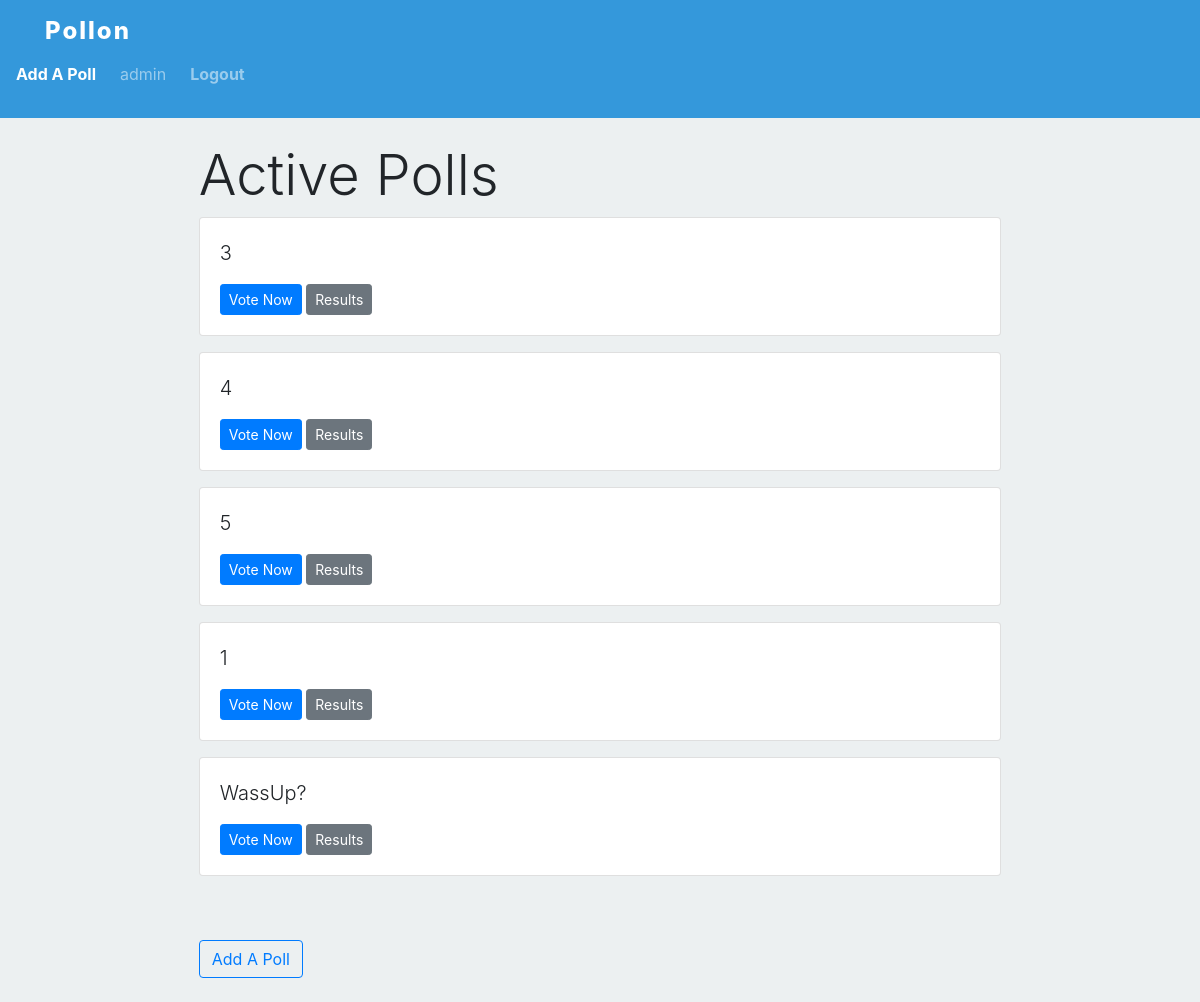
The page /polls/ (signed in) on the database its author committed.
### polls/models.py (models this page shows)
class Question(models.Model):
    question_text = models.TextField(max_length=400)
    pub_date = models.DateTimeField('Date Published',default=datetime.datetime.now())
    open_for_all = models.BooleanField(default=True)
    voted_by = models.ManyToManyField(User,null=True,blank=True)
    login_required = models.BooleanField(default=False)
    def __str__(self):
        return self.question_text
    def link(self):
        return helpers.inttohex(self.id)

### polls/views.py (the view)
# urls.py: path('',views.index,name="index")
def index(request):
    if request.user.is_authenticated:
        latest_question = Question.objects.order_by('-pub_date').filter(open_for_all=True)
    else:
        latest_question = Question.objects.order_by('-pub_date').filter(open_for_all=True).filter(login_required=False)
    return render(request,"polls/index.html",{
        'latest_question' : latest_question
    })

### polls/helpers.py (called while the page is built)
def inttohex(s):
    val =  hex(int(s)*1234)
    return str(val)

### templates/polls/index.html
{% extends 'polls/layout.html' %}
{% block body %}
<h1 class="display-4">Active Polls</h1>
{% for question in latest_question %}
<div class="card mb-3">
    <div class="card-body">
        <p class="lead">
{{question}}
        </p>
        <a href="{% url 'polls:details' question.link %}" class="btn btn-primary btn-sm">Vote Now</a>
        <a href="{% url 'polls:results' question.link %}" class="btn btn-secondary btn-sm">Results</a>
    </div>
</div>
{% empty %}
    NO POLLS
{% endfor %}
<br>
<a class="btn btn-outline-primary mb-4 mt-4" href="{% url 'polls:addPoll' %}"> Add A Poll </a>
{% endblock %}

### templates/partials/_navbar.html
<nav class="navbar navbar-dark bg-primary mb-4">
    <div class="container">
        <div class="navbar-brand"> <a href="{% url 'pages:index' %}" style="color: white;text-decoration: none; font-weight: 800; letter-spacing: 2px; font-size: 1.5rem;"> Pollon</a></div>
    </div>
    <div style="display: flex; flex-direction: row;" class="navbar-nav">
      <a class="nav-item nav-link active mr-4 font-weight-bold" href="{% url 'polls:addPoll' %}">Add A Poll</a>
      {% if user.is_authenticated %}
        <p class="nav-item nav-link mr-4 ">{{user.username}}</p>
      <a class="nav-item nav-link  mr-4 font-weight-bold" href="/accounts/logout">Logout</a>
      {% else %}
      <a class="nav-item nav-link  mr-4 font-weight-bold" href="/accounts/login">Login</a>
      {% endif %}
    </div>
</nav>

### polls/static/polls/layout.css (style rules this page uses)
body { background: #ecf0f1; }
.navbar { background-color: #3498db !important; }

### templates/polls/layout.html (style rules this page uses)
body { background: #ecf0f1; }
.navbar { background-color: #3498db !important; }

### rows shown on the page
Question: question_text "3"
Question: question_text "4"
Question: question_text "5"
Question: question_text "1"
Question: question_text "WassUp?"

### other values the page prints
{{ user.username }} "admin"
